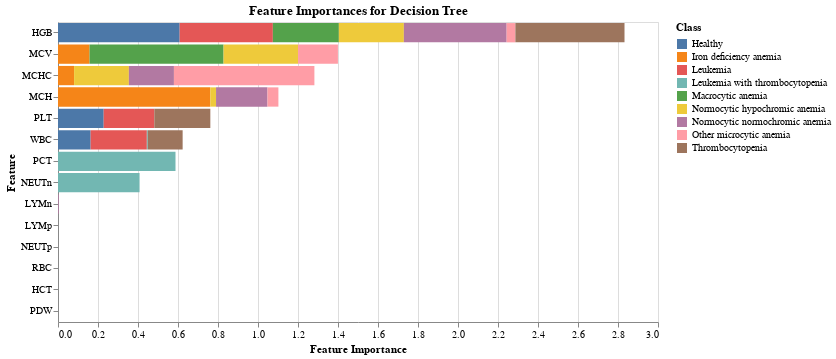

This figure's notebook cell:
### Code cell
display(stacked)

### Figure 1 — Vega-Lite specification as saved in the notebook (floating-point values rounded to 4 significant figures)
{"config": {"view": {"continuousWidth": 400, "continuousHeight": 300}}, "data": {"name": "data-20128b6b0d1768b60a68c46421821b76"}, "mark": "bar", "encoding": {"color": {"field": "Class", "title": "Class", "type": "nominal"}, "tooltip": [{"field": "Class", "type": "nominal"}, {"field": "Importance", "type": "quantitative"}], "x": {"aggregate": "sum", "field": "Importance", "title": "Feature Importance", "type": "quantitative"}, "y": {"field": "Feature", "sort": "-x", "type": "nominal"}}, "height": 300, "title": "Feature Importances for Decision Tree", "width": 600, "$schema": "https://vega.github.io/schema/vega-lite/v4.17.0.json", "datasets": {"data-20128b6b0d1768b60a68c46421821b76": [{"Feature": "WBC", "Class": "Healthy", "Importance": 0.1632}, {"Feature": "LYMp", "Class": "Healthy", "Importance": 0.0}, {"Feature": "NEUTp", "Class": "Healthy", "Importance": 0.0}, {"Feature": "LYMn", "Class": "Healthy", "Importance": 0.0}, {"Feature": "NEUTn", "Class": "Healthy", "Importance": 0.0}, {"Feature": "RBC", "Class": "Healthy", "Importance": 0.0}, {"Feature": "HGB", "Class": "Healthy", "Importance": 0.6083}, {"Feature": "HCT", "Class": "Healthy", "Importance": 0.0}, {"Feature": "MCV", "Class": "Healthy", "Importance": 0.0}, {"Feature": "MCH", "Class": "Healthy", "Importance": 0.0}, {"Feature": "MCHC", "Class": "Healthy", "Importance": 0.0}, {"Feature": "PLT", "Class": "Healthy", "Importance": 0.2285}, {"Feature": "PDW", "Class": "Healthy", "Importance": 0.0}, {"Feature": "PCT", "Class": "Healthy", "Importance": 0.0}, {"Feature": "WBC", "Class": "Iron deficiency anemia", "Importance": 0.0}, {"Feature": "LYMp", "Class": "Iron deficiency anemia", "Importance": 0.0}, {"Feature": "NEUTp", "Class": "Iron deficiency anemia", "Importance": 0.0}, {"Feature": "LYMn", "Class": "Iron deficiency anemia", "Importance": 0.0}, {"Feature": "NEUTn", "Class": "Iron deficiency anemia", "Importance": 0.0}, {"Feature": "RBC", "Class": "Iron deficiency anemia", "Importance": 0.0}, {"Feature": "HGB", "Class": "Iron deficiency anemia", "Importance": 0.0}, {"Feature": "HCT", "Class": "Iron deficiency anemia", "Importance": 0.0}, {"Feature": "MCV", "Class": "Iron deficiency anemia", "Importance": 0.1578}, {"Feature": "MCH", "Class": "Iron deficiency anemia", "Importance": 0.7617}, {"Feature": "MCHC", "Class": "Iron deficiency anemia", "Importance": 0.08049}, {"Feature": "PLT", "Class": "Iron deficiency anemia", "Importance": 0.0}, {"Feature": "PDW", "Class": "Iron deficiency anemia", "Importance": 0.0}, {"Feature": "PCT", "Class": "Iron deficiency anemia", "Importance": 0.0}, {"Feature": "WBC", "Class": "Leukemia", "Importance": 0.281}, {"Feature": "LYMp", "Class": "Leukemia", "Importance": 0.0}, {"Feature": "NEUTp", "Class": "Leukemia", "Importance": 0.0}, {"Feature": "LYMn", "Class": "Leukemia", "Importance": 0.0}, {"Feature": "NEUTn", "Class": "Leukemia", "Importance": 0.0}, {"Feature": "RBC", "Class": "Leukemia", "Importance": 0.0}, {"Feature": "HGB", "Class": "Leukemia", "Importance": 0.4659}, {"Feature": "HCT", "Class": "Leukemia", "Importance": 0.0}, {"Feature": "MCV", "Class": "Leukemia", "Importance": 0.0}, {"Feature": "MCH", "Class": "Leukemia", "Importance": 0.0}, {"Feature": "MCHC", "Class": "Leukemia", "Importance": 0.0}, {"Feature": "PLT", "Class": "Leukemia", "Importance": 0.253}, {"Feature": "PDW", "Class": "Leukemia", "Importance": 0.0}, {"Feature": "PCT", "Class": "Leukemia", "Importance": 0.0}, {"Feature": "WBC", "Class": "Leukemia with thrombocytopenia", "Importance": 0.004723}, {"Feature": "LYMp", "Class": "Leukemia with thrombocytopenia", "Importance": 0.0}, {"Feature": "NEUTp", "Class": "Leukemia with thrombocytopenia", "Importance": 0.0}, {"Feature": "LYMn", "Class": "Leukemia with thrombocytopenia", "Importance": 0.0}, {"Feature": "NEUTn", "Class": "Leukemia with thrombocytopenia", "Importance": 0.4078}, {"Feature": "RBC", "Class": "Leukemia with thrombocytopenia", "Importance": 0.0}, {"Feature": "HGB", "Class": "Leukemia with thrombocytopenia", "Importance": 0.0}, {"Feature": "HCT", "Class": "Leukemia with thrombocytopenia", "Importance": 0.0}, {"Feature": "MCV", "Class": "Leukemia with thrombocytopenia", "Importance": 0.0}, {"Feature": "MCH", "Class": "Leukemia with thrombocytopenia", "Importance": 0.0}, {"Feature": "MCHC", "Class": "Leukemia with thrombocytopenia", "Importance": 0.0}, {"Feature": "PLT", "Class": "Leukemia with thrombocytopenia", "Importance": 0.0}, {"Feature": "PDW", "Class": "Leukemia with thrombocytopenia", "Importance": 0.0}, {"Feature": "PCT", "Class": "Leukemia with thrombocytopenia", "Importance": 0.5875}, {"Feature": "WBC", "Class": "Macrocytic anemia", "Importance": 0.0}, {"Feature": "LYMp", "Class": "Macrocytic anemia", "Importance": 0.0}, {"Feature": "NEUTp", "Class": "Macrocytic anemia", "Importance": 0.0}, {"Feature": "LYMn", "Class": "Macrocytic anemia", "Importance": 0.0}, {"Feature": "NEUTn", "Class": "Macrocytic anemia", "Importance": 0.0}, {"Feature": "RBC", "Class": "Macrocytic anemia", "Importance": 0.0}, {"Feature": "HGB", "Class": "Macrocytic anemia", "Importance": 0.33}, {"Feature": "HCT", "Class": "Macrocytic anemia", "Importance": 0.0}, {"Feature": "MCV", "Class": "Macrocytic anemia", "Importance": 0.67}, {"Feature": "MCH", "Class": "Macrocytic anemia", "Importance": 0.0}, {"Feature": "MCHC", "Class": "Macrocytic anemia", "Importance": 0.0}, {"Feature": "PLT", "Class": "Macrocytic anemia", "Importance": 0.0}, {"Feature": "PDW", "Class": "Macrocytic anemia", "Importance": 0.0}, {"Feature": "PCT", "Class": "Macrocytic anemia", "Importance": 0.0}, {"Feature": "WBC", "Class": "Normocytic hypochromic anemia", "Importance": 0.0}, {"Feature": "LYMp", "Class": "Normocytic hypochromic anemia", "Importance": 0.0}, {"Feature": "NEUTp", "Class": "Normocytic hypochromic anemia", "Importance": 0.0}, {"Feature": "LYMn", "Class": "Normocytic hypochromic anemia", "Importance": 0.0}, {"Feature": "NEUTn", "Class": "Normocytic hypochromic anemia", "Importance": 0.0}, {"Feature": "RBC", "Class": "Normocytic hypochromic anemia", "Importance": 0.0}, {"Feature": "HGB", "Class": "Normocytic hypochromic anemia", "Importance": 0.3251}, {"Feature": "HCT", "Class": "Normocytic hypochromic anemia", "Importance": 0.0}, {"Feature": "MCV", "Class": "Normocytic hypochromic anemia", "Importance": 0.3725}, {"Feature": "MCH", "Class": "Normocytic hypochromic anemia", "Importance": 0.0285}, {"Feature": "MCHC", "Class": "Normocytic hypochromic anemia", "Importance": 0.2739}, {"Feature": "PLT", "Class": "Normocytic hypochromic anemia", "Importance": 0.0}, {"Feature": "PDW", "Class": "Normocytic hypochromic anemia", "Importance": 0.0}, {"Feature": "PCT", "Class": "Normocytic hypochromic anemia", "Importance": 0.0}, {"Feature": "WBC", "Class": "Normocytic normochromic anemia", "Importance": 0.0}, {"Feature": "LYMp", "Class": "Normocytic normochromic anemia", "Importance": 0.0}, {"Feature": "NEUTp", "Class": "Normocytic normochromic anemia", "Importance": 0.0}, {"Feature": "LYMn", "Class": "Normocytic normochromic anemia", "Importance": 0.003711}, {"Feature": "NEUTn", "Class": "Normocytic normochromic anemia", "Importance": 0.0}, {"Feature": "RBC", "Class": "Normocytic normochromic anemia", "Importance": 0.0}, {"Feature": "HGB", "Class": "Normocytic normochromic anemia", "Importance": 0.5139}, {"Feature": "HCT", "Class": "Normocytic normochromic anemia", "Importance": 0.0}, {"Feature": "MCV", "Class": "Normocytic normochromic anemia", "Importance": 0.0}, {"Feature": "MCH", "Class": "Normocytic normochromic anemia", "Importance": 0.2571}, {"Feature": "MCHC", "Class": "Normocytic normochromic anemia", "Importance": 0.2252}, {"Feature": "PLT", "Class": "Normocytic normochromic anemia", "Importance": 0.0}, {"Feature": "PDW", "Class": "Normocytic normochromic anemia", "Importance": 0.0}, {"Feature": "PCT", "Class": "Normocytic normochromic anemia", "Importance": 0.0}, {"Feature": "WBC", "Class": "Other microcytic anemia", "Importance": 0.0}, {"Feature": "LYMp", "Class": "Other microcytic anemia", "Importance": 0.0}, {"Feature": "NEUTp", "Class": "Other microcytic anemia", "Importance": 0.0}, {"Feature": "LYMn", "Class": "Other microcytic anemia", "Importance": 0.0}, {"Feature": "NEUTn", "Class": "Other microcytic anemia", "Importance": 0.0}, {"Feature": "RBC", "Class": "Other microcytic anemia", "Importance": 0.0}, {"Feature": "HGB", "Class": "Other microcytic anemia", "Importance": 0.04371}, {"Feature": "HCT", "Class": "Other microcytic anemia", "Importance": 0.0}, {"Feature": "MCV", "Class": "Other microcytic anemia", "Importance": 0.1993}, {"Feature": "MCH", "Class": "Other microcytic anemia", "Importance": 0.05465}, {"Feature": "MCHC", "Class": "Other microcytic anemia", "Importance": 0.7024}, {"Feature": "PLT", "Class": "Other microcytic anemia", "Importance": 0.0}, {"Feature": "PDW", "Class": "Other microcytic anemia", "Importance": 0.0}, {"Feature": "PCT", "Class": "Other microcytic anemia", "Importance": 0.0}, {"Feature": "WBC", "Class": "Thrombocytopenia", "Importance": 0.1743}, {"Feature": "LYMp", "Class": "Thrombocytopenia", "Importance": 0.0}, {"Feature": "NEUTp", "Class": "Thrombocytopenia", "Importance": 0.0}, {"Feature": "LYMn", "Class": "Thrombocytopenia", "Importance": 0.0}, {"Feature": "NEUTn", "Class": "Thrombocytopenia", "Importance": 0.0}, {"Feature": "RBC", "Class": "Thrombocytopenia", "Importance": 0.0}, {"Feature": "HGB", "Class": "Thrombocytopenia", "Importance": 0.5456}, {"Feature": "HCT", "Class": "Thrombocytopenia", "Importance": 0.0}, {"Feature": "MCV", "Class": "Thrombocytopenia", "Importance": 0.0}, {"Feature": "MCH", "Class": "Thrombocytopenia", "Importance": 0.0}, {"Feature": "MCHC", "Class": "Thrombocytopenia", "Importance": 0.0}, {"Feature": "PLT", "Class": "Thrombocytopenia", "Importance": 0.2801}, {"Feature": "PDW", "Class": "Thrombocytopenia", "Importance": 0.0}, {"Feature": "PCT", "Class": "Thrombocytopenia", "Importance": 0.0}]}}
